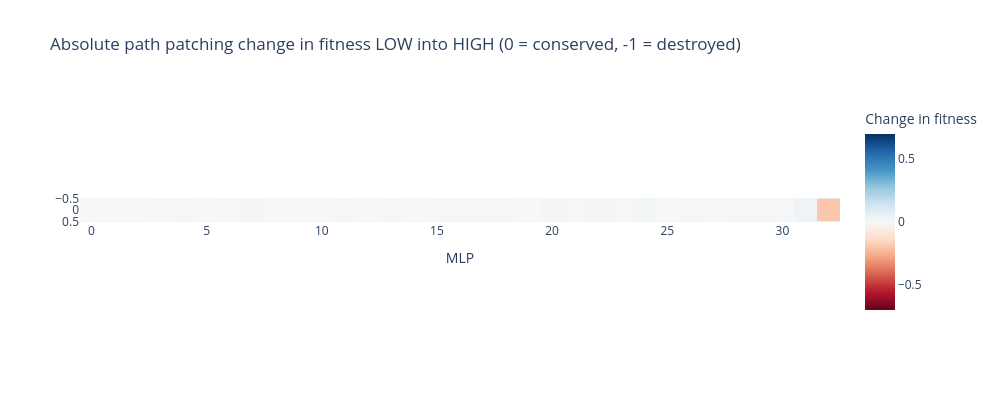

Notebook source saved alongside this figure:
### Code cell
imshow(
    absolute_path_patch_mlp_results[None,:],
    labels={"x": "MLP", "y": "", "color": "Change in fitness"},
    title="Absolute path patching change in fitness LOW into HIGH (0 = conserved, -1 = destroyed)",
    width=1000,
    height=400,
    range_color=(-0.7,0.7)
)

### Figure 1 — Plotly figure (JSON) as saved in the notebook; plotly's stock layout.template omitted (floating-point values rounded to 4 significant figures)
{"data": [{"coloraxis": "coloraxis", "hovertemplate": "MLP: %{x}<br>y: %{y}<br>Change in fitness: %{z}<extra></extra>", "name": "0", "type": "heatmap", "xaxis": "x", "yaxis": "y", "z": [[0.0005116, -0.001515, -0.0009219, -0.003817, -0.007483, 0.0026, 0.005504, 0.01303, -0.0006956, 0.0005429, -0.00224, -0.005583, -0.001826, 0.008752, 6.29e-05, 0.00987, 0.00569, 0.005719, -0.00504, -0.001902, -0.009507, -0.003108, 0.01232, 0.005161, 0.01685, -0.001551, 0.007655, 0.004219, 0.008847, 0.009232, 0.007353, 0.03122, -0.1941]]}], "layout": {"coloraxis": {"cmax": 0.7, "cmid": 0, "cmin": -0.7, "colorbar": {"title": {"text": "Change in fitness"}}, "colorscale": [[0, "rgb(103,0,31)"], [0.1, "rgb(178,24,43)"], [0.2, "rgb(214,96,77)"], [0.3, "rgb(244,165,130)"], [0.4, "rgb(253,219,199)"], [0.5, "rgb(247,247,247)"], [0.6, "rgb(209,229,240)"], [0.7, "rgb(146,197,222)"], [0.8, "rgb(67,147,195)"], [0.9, "rgb(33,102,172)"], [1, "rgb(5,48,97)"]]}, "height": 400, "title": {"text": "Absolute path patching change in fitness LOW into HIGH (0 = conserved, -1 = destroyed)"}, "width": 1000, "xaxis": {"anchor": "y", "constrain": "domain", "domain": [0, 1], "scaleanchor": "y", "title": {"text": "MLP"}}, "yaxis": {"anchor": "x", "autorange": "reversed", "constrain": "domain", "domain": [0, 1]}}}
